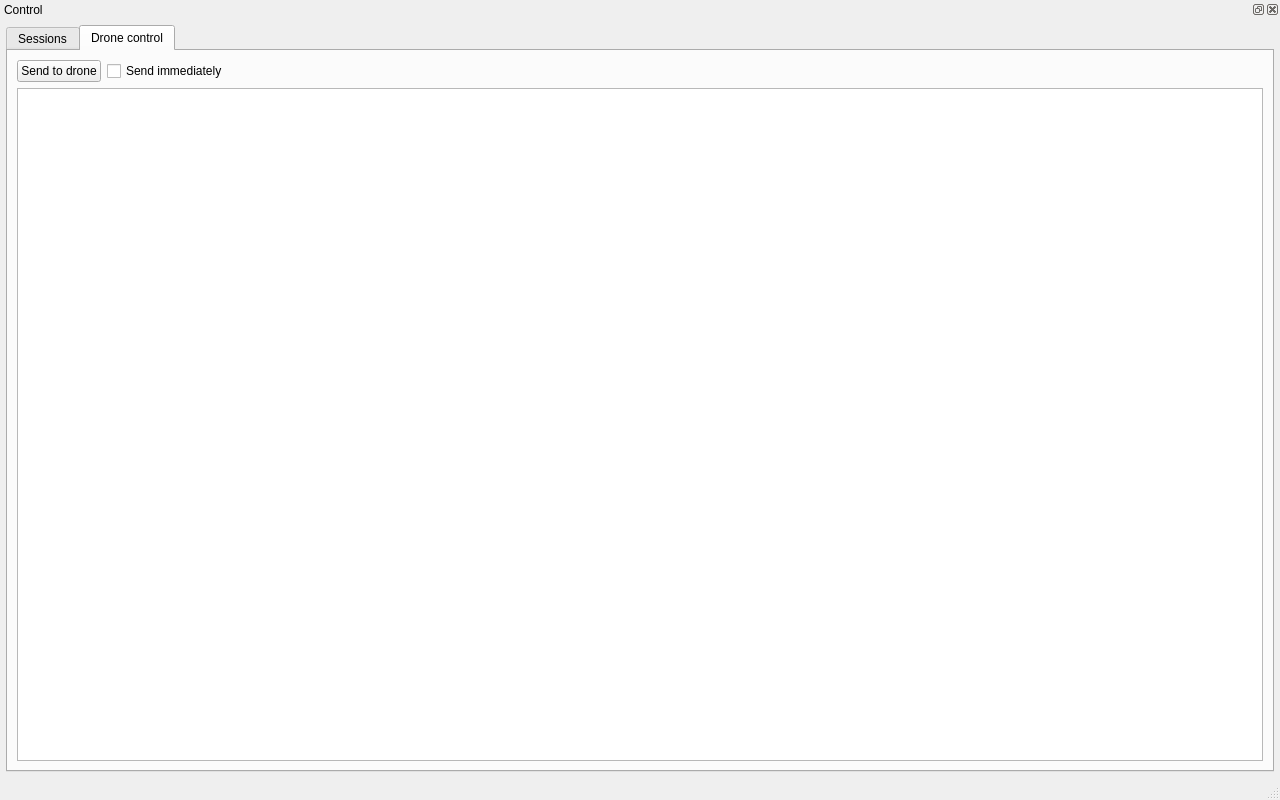
<?xml version="1.0" encoding="UTF-8"?>
<ui version="4.0">
 <class>MainWindow</class>
 <widget class="QMainWindow" name="MainWindow">
  <property name="geometry">
   <rect>
    <x>0</x>
    <y>0</y>
    <width>1280</width>
    <height>800</height>
   </rect>
  </property>
  <property name="windowTitle">
   <string>BoardStation</string>
  </property>
  <widget class="SessionsStackWidget" name="sessionsStackWidget"/>
  <widget class="QMenuBar" name="menubar">
   <property name="geometry">
    <rect>
     <x>0</x>
     <y>0</y>
     <width>1280</width>
     <height>22</height>
    </rect>
   </property>
  </widget>
  <widget class="QStatusBar" name="statusbar"/>
  <widget class="QDockWidget" name="controlDockWidget">
   <property name="floating">
    <bool>false</bool>
   </property>
   <property name="features">
    <set>QDockWidget::DockWidgetClosable|QDockWidget::DockWidgetFloatable|QDockWidget::DockWidgetMovable</set>
   </property>
   <property name="allowedAreas">
    <set>Qt::RightDockWidgetArea</set>
   </property>
   <property name="windowTitle">
    <string>Control</string>
   </property>
   <attribute name="dockWidgetArea">
    <number>2</number>
   </attribute>
   <widget class="QWidget" name="controlDockWidgetContents">
    <layout class="QVBoxLayout" name="controlVerticalLayout">
     <property name="spacing">
      <number>6</number>
     </property>
     <property name="leftMargin">
      <number>6</number>
     </property>
     <property name="topMargin">
      <number>6</number>
     </property>
     <property name="rightMargin">
      <number>6</number>
     </property>
     <property name="bottomMargin">
      <number>6</number>
     </property>
     <item>
      <widget class="QTabWidget" name="tabWidget">
       <property name="currentIndex">
        <number>1</number>
       </property>
       <widget class="QWidget" name="tab_2">
        <attribute name="title">
         <string>Sessions</string>
        </attribute>
        <layout class="QVBoxLayout" name="verticalLayout_2">
         <item>
          <layout class="QHBoxLayout" name="horizontalLayout">
           <property name="leftMargin">
            <number>0</number>
           </property>
           <property name="topMargin">
            <number>0</number>
           </property>
           <item>
            <widget class="QPushButton" name="buttonSaveRecord">
             <property name="text">
              <string>Save</string>
             </property>
            </widget>
           </item>
           <item>
            <widget class="QPushButton" name="buttonDeleteRecord">
             <property name="text">
              <string>Delete</string>
             </property>
            </widget>
           </item>
          </layout>
         </item>
         <item>
          <widget class="SessionListView" name="listView"/>
         </item>
        </layout>
       </widget>
       <widget class="QWidget" name="tab">
        <attribute name="title">
         <string>Drone control</string>
        </attribute>
        <layout class="QGridLayout" name="gridLayout">
         <item row="0" column="0">
          <layout class="QHBoxLayout" name="sendButtonLayout">
           <item>
            <widget class="QPushButton" name="sendToBoardButton">
             <property name="text">
              <string>Send to drone</string>
             </property>
            </widget>
           </item>
           <item>
            <widget class="QCheckBox" name="sendImmediatelyCheckBox">
             <property name="text">
              <string>Send immediately</string>
             </property>
             <property name="checked">
              <bool>false</bool>
             </property>
            </widget>
           </item>
           <item>
            <spacer name="sendButtonHorizontalSpacer">
             <property name="orientation">
              <enum>Qt::Horizontal</enum>
             </property>
             <property name="sizeHint" stdset="0">
              <size>
               <width>40</width>
               <height>20</height>
              </size>
             </property>
            </spacer>
           </item>
          </layout>
         </item>
         <item row="1" column="0">
          <widget class="UplinkParametersTreeView" name="uplinkParametersView">
           <property name="alternatingRowColors">
            <bool>true</bool>
           </property>
           <property name="selectionMode">
            <enum>QAbstractItemView::SingleSelection</enum>
           </property>
           <property name="selectionBehavior">
            <enum>QAbstractItemView::SelectRows</enum>
           </property>
          </widget>
         </item>
        </layout>
       </widget>
      </widget>
     </item>
    </layout>
   </widget>
  </widget>
 </widget>
 <customwidgets>
  <customwidget>
   <class>SessionsStackWidget</class>
   <extends>QStackedWidget</extends>
   <header>interface/SessionsStackWidget.h</header>
   <container>1</container>
  </customwidget>
  <customwidget>
   <class>SessionListView</class>
   <extends>QListView</extends>
   <header>interface/SessionListView.h</header>
  </customwidget>
  <customwidget>
   <class>UplinkParametersTreeView</class>
   <extends>QTreeView</extends>
   <header>Interface/UplinkParametersTreeView.h</header>
  </customwidget>
 </customwidgets>
 <resources/>
 <connections/>
</ui>
